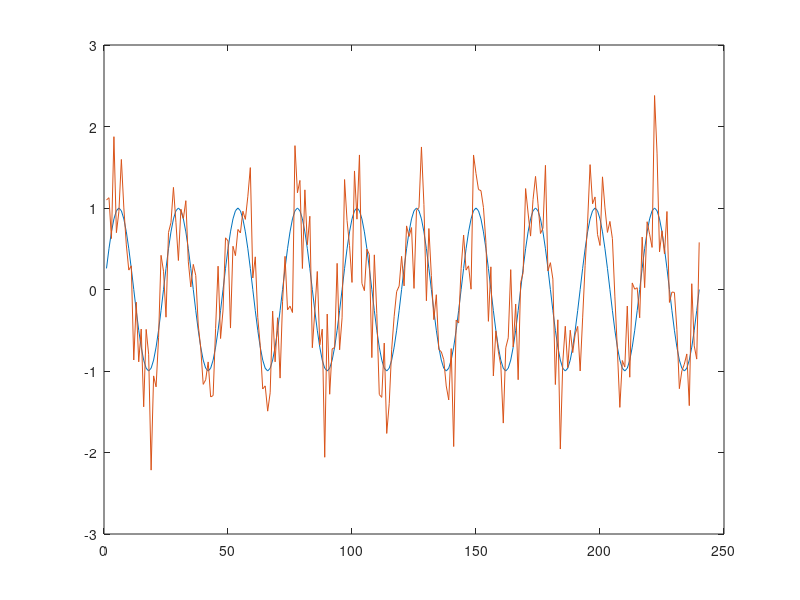

Recreate this plot in MATLAB. (Note: this script raises an error after producing the figure.)
% script to simulate some r2 and co data, to see what curve they produce
% when correlated

% edited from EB script Deconvolution simulation V2
% [ma] sept2017
%% plot sine wave

% easier just to make a noisy sine wave, this simulates TW data quite
% well...

newlength = 240;
nCycles = 10;
sequence_time = 1:newlength;

std_noise = 0.5; % STD of noise
noise = std_noise*(randn(newlength,1));

f = nCycles ./ newlength;
signal = sin(2*pi*f*sequence_time);

% if we change the frequency, then the coherence will drop!
f_sinewave = f;

% regardless of phase offset, coherence should still be high (measure of a
% fixed phase correlation)
phaseOff = 0;

%hold on
figure
plot(signal)
signal_noise = sin(2*pi*f_sinewave*sequence_time + phaseOff)+noise(1:240)';
hold on
plot(signal_noise)

%% cor anal 
% taken from computeCorAnal - justinGardner
hold off
tSeries = signal_noise';

%ft = fft(ptSeries);
ft = fft(tSeries);
ft = ft(1:1+fix(size(ft, 1)/2), :);
nFrames = size(tSeries,1); % nFrames is the same as newlength
ampFT = 2*abs(ft)/nFrames;
%nCycles = 10;

% Compute co and amp (avoiding divide by zero)
amp = ampFT(nCycles+1,:);
co = zeros(size(amp),'single');
sumAmp = sqrt(sum(ampFT.^2));
nonzeroIndices = find(sumAmp >0);
co(nonzeroIndices) = ampFT(nCycles+1,nonzeroIndices) ./ sumAmp(nonzeroIndices);
fprintf('\nCoherence is %.3f\n\n', co)

%% calc r2 between signal and signal_noise
r = corr(signal(:), signal_noise(:));
r2 = r .^2;
fprintf('\nr2 is %.3f\n\n', r2)

%% compare r2 and co relationship
% we want to simulate lots of voxels with different values of co and r2,
% then correlate them in a scatter and look for either a quadratic curve or
% a linear curve, and it will tell us the dependency


data_signal = zeros(256,newlength);


std_noise = 0; % STD of noise
noise = std_noise*(randn(newlength,1));

% this is our "model" (skip nlsq)
sine_wave = sin(2*pi*f*sequence_time);

% crazy for loop
for ii = 1:256
    
    % add some noise to the clean sine wave (signal)
    data_signal(ii,:) = signal' + noise;
    
    %% compute coherence
    tSeries = data_signal(ii,:)';
    %ft = fft(ptSeries);
    ft = fft(tSeries);
    ft = ft(1:1+fix(size(ft, 1)/2), :);
    nFrames = size(tSeries,1); % nFrames is the same as newlength
    ampFT = 2*abs(ft)/nFrames;
    %nCycles = 10;
    % Compute co and amp (avoiding divide by zero)
    amp = ampFT(nCycles+1,:);
    coZ = zeros(size(amp),'single');
    sumAmp = sqrt(sum(ampFT.^2));
    nonzeroIndices = find(sumAmp >0);
    coZ(nonzeroIndices) = ampFT(nCycles+1,nonzeroIndices) ./ sumAmp(nonzeroIndices);
    
    co(ii) = coZ;
    %% compute r2
    
    
    r = corrcoef(data_signal(ii,:), sine_wave);
    r = r(2,1);
    %r = corr(data_signal(ii,:), sine_wave);
    r2(ii) = r .^2; 
    
    % increment the noise
    std_noise = std_noise + 0.01;
    noise = std_noise*(randn(newlength,1));
end

%% gramm_sim
g = gramm('x', co, 'y', r2); 
%g = gramm('x', co, 'y', r2); 
%cmap = rainbow_colors(4).*0.9;
%g.set_color_options('map', cmap)
%g(1,1).geom_jitter('height',0.1, 'alpha',0.6);
g.geom_point('dodge', 0.5, 'alpha',0.5);
%g.stat_glm('disp_fit',true)

%g.facet_wrap(dig,'ncols',2,'scale','fixed')
%g.set_names('x','Coherence (TW)', 'y', 'r2 (pRF)', 'column', 'Digit', 'color', 'Digit (pRF)')
g.set_names('x','Coherence ', 'y', 'r2 ')
g.axe_property('YLim', [0,1])

g.set_title('Coherence and r2 ')
g.set_text_options('font', 'Helvetica', 'base_size', 16)
g.set_color_options('map', cmap(1,:))
g.draw()

%% real data
r2 = prf_overlays(:,1);
r = sqrt(r2);
co = tw_overlays(:,1);

idx = ~isnan(r2);
r2 = r2(idx);
r = r(idx);
co = co(idx);

corrcoef(co,r2);
% corrcoef(co,r);

%% gramm
cmap = [228,26,28; 55,126,184; 77,175,74; 152,78,163; 255,127,0];
cmap = cmap./256;

clf
g(1,1) = gramm('x', co, 'y', r2); 
%g = gramm('x', co, 'y', r2); 
%cmap = rainbow_colors(4).*0.9;
%g.set_color_options('map', cmap)
%g(1,1).geom_jitter('height',0.1, 'alpha',0.6);
g(1,1).geom_point('dodge', 0.5, 'alpha',0.5);
%g.stat_glm('disp_fit',true)

%g.facet_wrap(dig,'ncols',2,'scale','fixed')
%g.set_names('x','Coherence (TW)', 'y', 'r2 (pRF)', 'column', 'Digit', 'color', 'Digit (pRF)')
g(1,1).set_names('x','Coherence ', 'y', 'r2 ')
g(1,1).axe_property('YLim', [0,1])
g(1,1).axe_property('XLim', [0,1])

g(1,1).set_title('Coherence and r2 ')
g(1,1).set_text_options('font', 'Helvetica', 'base_size', 16)
g(1,1).set_color_options('map', cmap(1,:))


g(1,2) = gramm('x', co, 'y', r); 
%g = gramm('x', co, 'y', r2); 
%cmap = rainbow_colors(4).*0.9;
%g.set_color_options('map', cmap)
%g(1,2).geom_jitter('height',0.1, 'alpha',0.6);
g(1,2).geom_point('dodge', 0.5, 'alpha',0.5);
%g.stat_glm('disp_fit',true)

%g.facet_wrap(dig,'ncols',2,'scale','fixed')
%g.set_names('x','Coherence (TW)', 'y', 'r2 (pRF)', 'column', 'Digit', 'color', 'Digit (pRF)')
g(1,2).set_names('x','Coherence ', 'y', 'r ')
g(1,2).axe_property('YLim', [0,1])

g(1,2).axe_property('XLim', [0,1])


g(1,2).set_title('Coherence and r ')
g(1,2).set_text_options('font', 'Helvetica', 'base_size', 16)
g(1,2).set_color_options('map', cmap(1,:))

g.draw()
